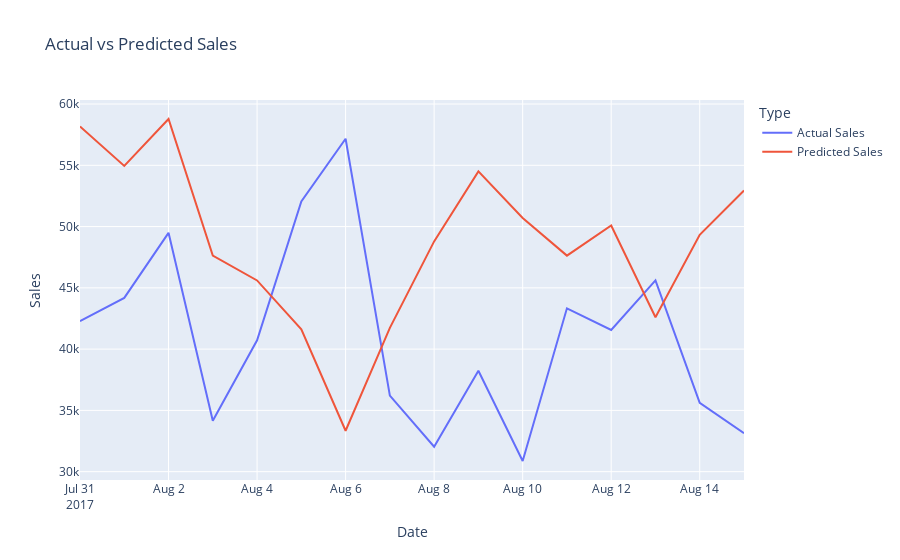

Notebook code cell kept with this figure:
### Code cell
# Create a DataFrame for plotting
plot_data = pd.DataFrame({
    'Date': test_data1['date'],
    'Actual Sales': test_data1['sales'],
    'Predicted Sales': predicted_values
})


# Plot using plotly.express
fig = px.line(plot_data, x='Date', y=['Actual Sales', 'Predicted Sales'],
              title='Actual vs Predicted Sales',
              labels={'value': 'Sales', 'variable': 'Type'},
              line_shape='linear', render_mode='svg')


# Show the plot
fig.show()

### Figure 1 — Plotly figure (JSON) as saved in the notebook; plotly's stock layout.template omitted (floating-point values rounded to 4 significant figures)
{"data": [{"hovertemplate": "Type=Actual Sales<br>Date=%{x}<br>Sales=%{y}<extra></extra>", "legendgroup": "Actual Sales", "line": {"color": "#636efa", "dash": "solid", "shape": "linear"}, "marker": {"symbol": "circle"}, "mode": "lines", "name": "Actual Sales", "orientation": "v", "showlegend": true, "type": "scatter", "x": ["2017-07-31T00:00:00", "2017-08-01T00:00:00", "2017-08-02T00:00:00", "2017-08-03T00:00:00", "2017-08-04T00:00:00", "2017-08-05T00:00:00", "2017-08-06T00:00:00", "2017-08-07T00:00:00", "2017-08-08T00:00:00", "2017-08-09T00:00:00", "2017-08-10T00:00:00", "2017-08-11T00:00:00", "2017-08-12T00:00:00", "2017-08-13T00:00:00", "2017-08-14T00:00:00", "2017-08-15T00:00:00"], "xaxis": "x", "y": [42280.0, 44180.0, 49490.0, 34160.0, 40720.0, 52050.0, 57170.0, 36210.0, 32040.0, 38240.0, 30870.0, 43330.0, 41560.0, 45600.0, 35620.0, 33140.0], "yaxis": "y"}, {"hovertemplate": "Type=Predicted Sales<br>Date=%{x}<br>Sales=%{y}<extra></extra>", "legendgroup": "Predicted Sales", "line": {"color": "#EF553B", "dash": "solid", "shape": "linear"}, "marker": {"symbol": "circle"}, "mode": "lines", "name": "Predicted Sales", "orientation": "v", "showlegend": true, "type": "scatter", "x": ["2017-07-31T00:00:00", "2017-08-01T00:00:00", "2017-08-02T00:00:00", "2017-08-03T00:00:00", "2017-08-04T00:00:00", "2017-08-05T00:00:00", "2017-08-06T00:00:00", "2017-08-07T00:00:00", "2017-08-08T00:00:00", "2017-08-09T00:00:00", "2017-08-10T00:00:00", "2017-08-11T00:00:00", "2017-08-12T00:00:00", "2017-08-13T00:00:00", "2017-08-14T00:00:00", "2017-08-15T00:00:00"], "xaxis": "x", "y": [58170.0, 54950.0, 58780.0, 47620.0, 45610.0, 41610.0, 33340.0, 41730.0, 48790.0, 54500.0, 50710.0, 47630.0, 50090.0, 42600.0, 49330.0, 52940.0], "yaxis": "y"}], "layout": {"legend": {"title": {"text": "Type"}, "tracegroupgap": 0}, "title": {"text": "Actual vs Predicted Sales"}, "xaxis": {"anchor": "y", "domain": [0, 1], "title": {"text": "Date"}}, "yaxis": {"anchor": "x", "domain": [0, 1], "title": {"text": "Sales"}}}}
